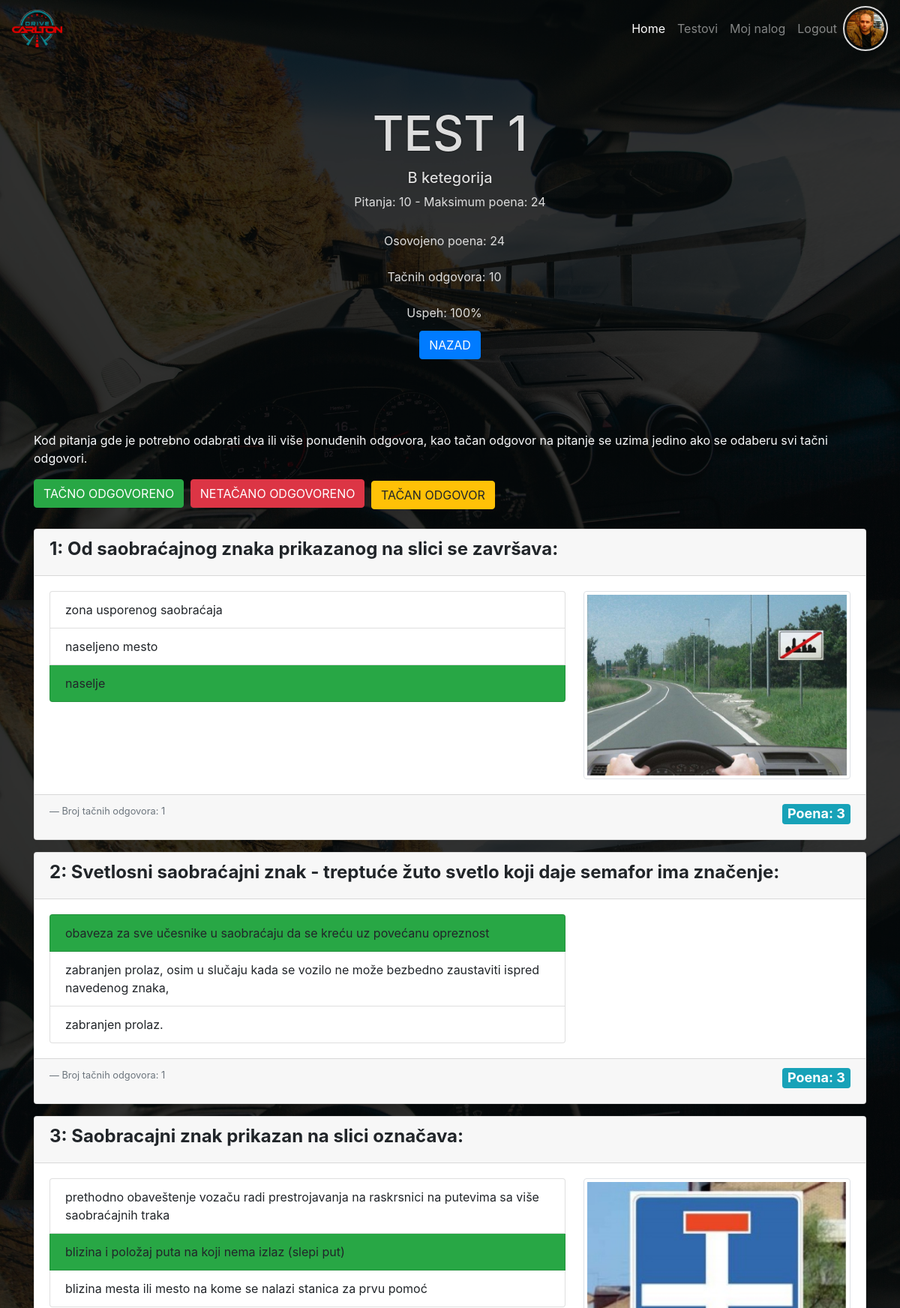
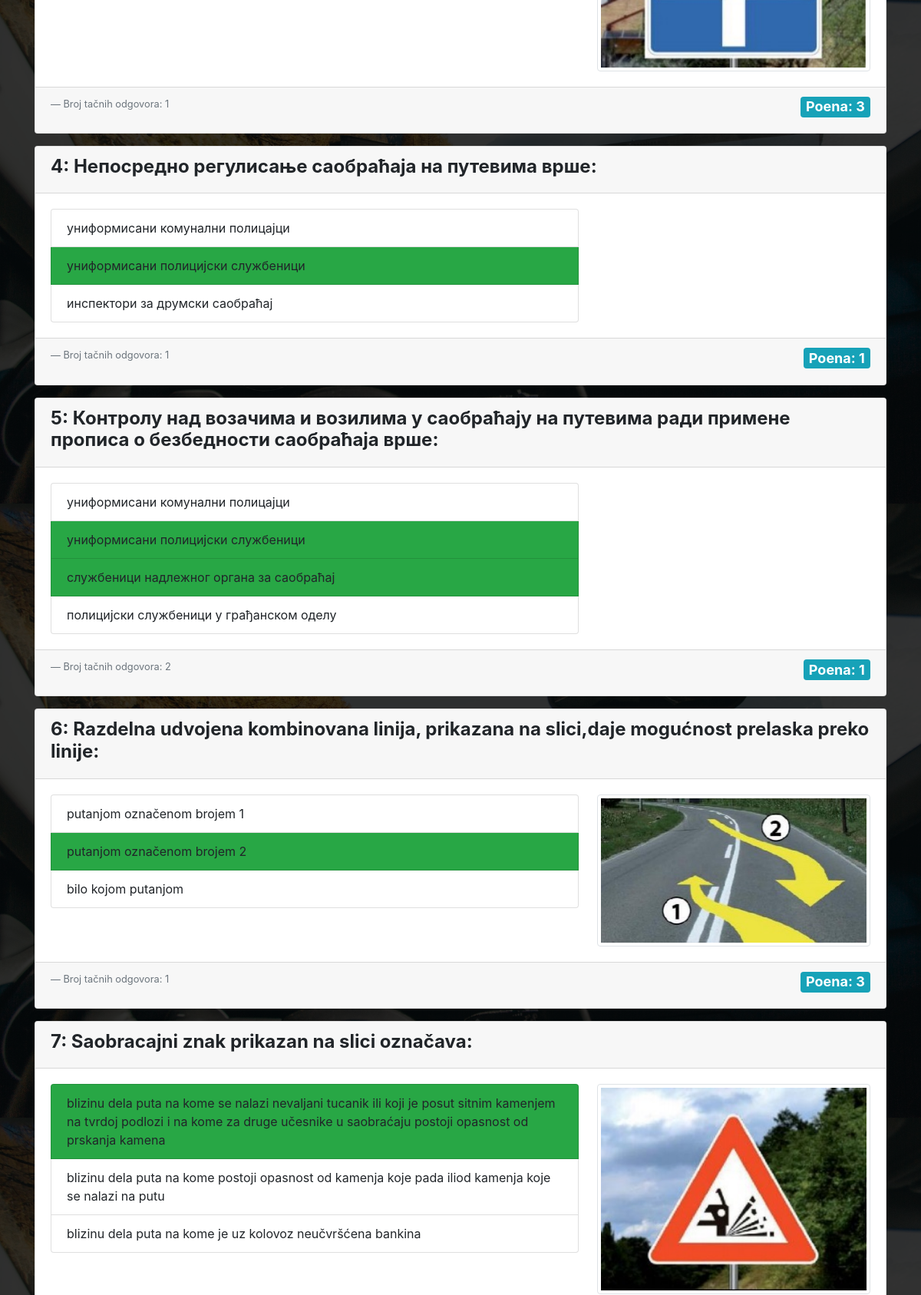
/preview_test.php?id=7 (signed in, upper part), run on the app's committed database (2 pictures, top to bottom).
### tables this page shows
CREATE TABLE `users` (
  `id` int(11) NOT NULL,
  `first_name` varchar(50) NOT NULL,
  `last_name` varchar(50) NOT NULL,
  `date_birth` date NOT NULL,
  `email` varchar(50) NOT NULL,
  `password` varchar(60) NOT NULL,
  `created_at` timestamp NOT NULL DEFAULT CURRENT_TIMESTAMP,
  `last_login` timestamp NOT NULL DEFAULT CURRENT_TIMESTAMP,
  `profil_img` varchar(60) DEFAULT NULL,
  `role_id` int(11) DEFAULT NULL
);

CREATE TABLE `user_test` (
  `id` int(11) NOT NULL,
  `test_id` int(11) NOT NULL,
  `user_id` int(11) NOT NULL,
  `points` int(11) NOT NULL,
  `number_correct` int(11) NOT NULL,
  `percent` int(11) DEFAULT NULL,
  `answer_json` text NOT NULL
);

CREATE TABLE `tests` (
  `id` int(11) NOT NULL,
  `test_name` varchar(150) NOT NULL,
  `category_id` int(11) NOT NULL
);

CREATE TABLE `test_category` (
  `id` int(11) NOT NULL,
  `category_name` varchar(50) NOT NULL,
  `icon` varchar(50) NOT NULL
);

CREATE TABLE `test_question` (
  `test_id` int(11) NOT NULL,
  `question_id` int(11) NOT NULL,
  `points` int(11) NOT NULL
);

CREATE TABLE `question` (
  `id` int(11) NOT NULL,
  `question` text NOT NULL,
  `atach` varchar(50) DEFAULT NULL,
  `answers` int(10) DEFAULT '1',
  `points` int(10) DEFAULT '1'
);

CREATE TABLE `solution` (
  `id` int(11) NOT NULL,
  `question_id` int(11) NOT NULL,
  `solution` varchar(255) NOT NULL,
  `corect` int(11) NOT NULL DEFAULT '0'
);

### preview_test.php (called while the page is built, shortened)
<?php
require_once "core/init.php";
$user_info = $User->selectSingleJoin(
    ["users", "roles"],
    "role_id",
    ["id" => $_SESSION["id"]]
);
if(haveQryUrl()){
    $user_test=$Tests->previewTest(["id" => $_GET["id"]]);
    $test_info = $user_test["info"];
    $questions= $Tests->getTestQuestions(["test_id"=>$test_info["test_id"]]);
    $answers=json_decode($test_info["answer_json"],true);
}
require_once ROOT . "/view/preview_test.view.php";

### core/init.php (called while the page is built, shortened)
<?php
require_once "config.php";
$database = $conn_config["host"];
require_once "classes/Conection.php";
require_once "classes/QueryBuilder.php";
require_once "classes/User.php";
require_once "classes/Tests.php";
$User         = new User($database);
$Tests        = new Tests($database);

### core/classes/User.php (called while the page is built, shortened)
<?php
class User extends QueryBuilder
{
    public function isLoged()
    {
        if (isset($_SESSION["id"])) {
            return false;
        } else {
            return true;
        }
    }
}

### core/classes/QueryBuilder.php (called while the page is built, shortened)
<?php
class QueryBuilder extends Connection
{
    public function selectSingleJoin(array $table, String $join_on, $criteria)
    {
        $key = key($criteria);
        $sql = "SELECT
                {$table[0]}.*, {$table[0]}.id {$table[0]}_id, {$table[1]}.*
                FROM {$table[0]}
                JOIN {$table[1]}
                ON {$table[0]}.{$join_on} = {$table[1]}.id
                WHERE {$table[0]}.{$key} = :{$key}";
        $qry = $this->db->prepare($sql);
        $qry->execute($criteria);
        $result = $qry->fetch(PDO::FETCH_OBJ);
        return $result;
    }
}

### core/classes/Conection.php (called while the page is built, shortened)
<?php
class Connection
{
    public function __construct($database)
    {
        try {
            $this->db = new PDO("mysql:host={$database['host']};dbname={$database['dbname']};charset=UTF8", $database["user"], $database["password"]);
        } catch (PDOException $err) {
            die("Doslo je do greske. Nije moguce konektovati se sa bazom - " . $err->getMessage());
        }
    }
}

### core/classes/Tests.php (called while the page is built, shortened)
<?php
class Tests extends QueryBuilder
{
    public function getTestQuestions($data)
    {
        $sql = "SELECT
                q.id,
                q.question,
                q.atach,
                q.answers,
                q.points,
                tq.test_id
                FROM test_question tq
                JOIN question q
                ON tq.question_id = q.id
                WHERE tq.test_id = :test_id";
        $qry = $this->db->prepare($sql);
        $qry->execute($data);
        $question = $qry->fetchAll(PDO::FETCH_ASSOC);
        $sql = "SELECT
                question_id,
                id,
                solution,
                corect
                FROM solution s
                ";
        $qry = $this->db->prepare($sql);
        $qry->execute();
        $qs       = [];
        $solution = $qry->fetchAll(PDO::FETCH_GROUP | PDO::FETCH_ASSOC);
        foreach ($question as $q) {
            if (isset($solution[$q["id"]])) {
                array_push($qs, ["question" => $q, "solution" => $solution[$q["id"]]]);
            } else {
                array_push($qs, ["question" => $q, "solution" => null]);
            }
        }
        return $qs;
    }
    public function previewTest($data)
    {
        $sql = "SELECT
                ut.*,
                tc.category_name,
                COUNT(tq.test_id) number_questions,
                SUM(tq.points) max_points,
                t.test_name
                FROM user_test ut
                JOIN tests t ON ut.test_id = t.id
                LEFT JOIN test_question tq ON t.id = tq.test_id
                JOIN test_category tc ON tc.id = t.category_id
                WHERE ut.id = :id
                GROUP BY ut.id";
        $qry = $this->db->prepare($sql);
        $qry->execute($data);
        $info = $qry->fetch(PDO::FETCH_ASSOC);
        return ["info" => $info];
    }
}

### view/preview_test.view.php (the view, shortened to what this page needs)
<?php
require ROOT . "/include/top.php";
require ROOT . "/include/main_nav.php";
?>
<header class="jumbotron text-center">
    <h1><?php echo $test_info["test_name"]; ?></h1>
    <h5><?php echo $test_info["category_name"]; ?></h5>
    <p><?php echo "Pitanja: {$test_info["number_questions"]} - Maksimum poena: {$test_info["max_points"]}"; ?></p>
    <ul class="container list-group ">
        <li class="list-group-item bg-transparent border-0">Osovojeno poena: <?php echo $test_info["points"]; ?></li>
        <li class="list-group-item bg-transparent border-0">Tačnih odgovora: <?php echo $test_info["number_correct"]; ?>
        </li>
        <li class="list-group-item bg-transparent border-0">Uspeh: <?php echo $test_info["percent"]; ?>%</li>
    </ul>
    <a class="btn btn-primary" href="user.php">NAZAD</a>
</header>
<section class="container">
    <article>
        <p class="text-light">Kod pitanja gde je potrebno odabrati dva ili više ponuđenih odgovora, kao tačan odgovor na
            pitanje se uzima jedino ako se odaberu svi tačni odgovori.</p>
        <span class="btn btn-success mr-1 mb-1">TAČNO ODGOVORENO</span>
        <span class="btn btn-danger mr-1 mb-1">NETAČANO ODGOVORENO</span>
        <span class="btn btn-warning mr-1">TAČAN ODGOVOR</span>
    </article>
    <article class="mt-4">
        <?php $i=1; foreach($questions as $val): ?>
        <?php $q=$val["question"]; ?>
        <?php $s=$val["solution"]; ?>
        <div class="card mb-3">
            <div class="card-header">
                <div>
                    <h4 class="font-weight-bold"><?php echo "{$i}: {$q["question"]}"; ?></h4>
                </div>
            </div>
            <div class="card-body row no-gutters">
                <div class="option col-md-8">
                    <?php if(isset($s) && count($s)>0): ?>
                    <ul class="list-group mr-md-4">
                        <?php foreach($s as $sol): ?>
                        <li class="list-group-item
                            <?php
                            if(in_array($sol["id"],$answers[$q["id"]]) && $sol["corect"] )
                            {echo "bg-success";}
                            elseif(in_array($sol["id"],$answers[$q["id"]]) && !$sol["corect"]) {echo "bg-danger";}
                            elseif(!in_array($sol["id"],$answers[$q["id"]]) && $sol["corect"]){echo "bg-warning";}
                            ?>
                            ">
                            <?php echo $sol["solution"]; ?>
                        </li>
                        <?php endforeach; ?>
                    </ul>
                    <?php endif; ?>
                </div>
                <?php if($q["atach"]): ?>
                <div class="atach-img col-md-4">
                    <img class="p-1 border rounded" src="<?php echo SRC_URI . $q["atach"] ; ?>" alt="">
                </div>
                <?php endif; ?>
            </div>
            <div class="card-footer d-flex justify-content-between align-items-start">
                <p class="blockquote-footer">Broj tačnih odgovora: <?php echo $q["answers"]; ?></p>
                <div><span class="badge badge-info">Poena: <?php echo $q["points"]; ?></span></div>
            </div>
        </div>
        <?php $i++; endforeach; ?>
    </article>
</section>
<?php
require ROOT . "/include/bottom.php";
?>

### include/main_nav.php (shortened to what this page needs)
<nav class="navbar navbar-expand-lg navbar-dark bg-transparent">
    <a class="navbar-brand" href="<?php echo ROOT_URL; ?>"><img class="img-fluid" src="asset/logo-sm.png" alt=""></a>
    <div class="collapse navbar-collapse" id="navbarNav">
        <ul class="navbar-nav ml-auto">
            <li class="nav-item active">
                <a class="nav-link" href="<?php echo ROOT_URL; ?>">Home</a>
            </li>
            <li class="nav-item">
                <a class="nav-link" href="<?php echo ROOT_URL; ?>/testovi.php">Testovi</a>
            </li>
            <?php if($User->isLoged()): ?>
            <li class="nav-item">
                <a class="nav-link" href="<?php echo ROOT_URL; ?>/login_register.php">Login / Register</a>
            </li>
            <?php else: ?>
            <li class="nav-item">
                <a class="nav-link" href="<?php echo ROOT_URL; ?>/user.php">Moj nalog</a>
            </li>
            <li class="nav-item">
                <a class="nav-link" href="<?php echo ROOT_URL; ?>/logout.php">Logout</a>
            </li>
            <?php endif; ?>
        </ul>
        <?php if(!$User->isLoged()): ?>
        <div class="loged-profil">
            <a href="user.php"><img src="<?php echo SRC_URI . ($user_info->profil_img ?:"../asset/logo-sm.png"); ?>"
                    alt=""></a>
        </div>
        <?php endif; ?>
    </div>
</nav>

### css/style.css (style rules this page uses)
* { margin: 0; padding: 0; box-sizing: border-box; }
body { background: linear-gradient(rgba(0, 0, 0, 0.8), rgba(0, 0, 0, 0.8)), url(../asset/bg.jpg); background-position: center top; background-size: 100% 100vh; background-attachment: fixed; }
.jumbotron { background-color: transparent; color: #ddd; }
h1 { text-transform: uppercase; font-size: 4rem; }
h1, h1 + * { text-shadow: 0 0 2px #000; }
.navbar-brand img, .loged-profil img { height: 50px; }
.atach-img img { height: auto; width: 100%; display: block; object-fit: cover; }
.loged-profil img { border: 2px solid #ddd; padding: 3px; border-radius: 50%; width: 60px; height: 60px; object-fit: cover; }
.badge { font-size: 18px; }

### data on the page
users: profil_img (picture)
user_test: test.test_name "TEST 1", test_category.category_name "B ketegorija", points "24", number_correct "10", percent "100"
test_question: question.question "Od saobraćajnog znaka prikazanog na slici se završava:", question.atach (picture), question.answers "1", question.points "3"
solution: solution "zona usporenog saobraćaja"
solution: solution "naselјeno mesto"
solution: solution "naselјe"
test_question: question.question "Svetlosni saobraćajni znak - treptuće žuto svetlo koji daje semafor ima značenje:", question.answers "1", question.points "3"
solution: solution "obaveza za sve učesnike u saobraćaju da se kreću uz povećanu opreznost"
solution: solution "zabranjen prolaz, osim u slučaju kada se vozilo ne može bezbedno zaustaviti ispred navedenog znaka,"
solution: solution "zabranjen prolaz."
test_question: question.question "Saobracajni znak prikazan na slici označava:", question.atach (picture), question.answers "1", question.points "3"
solution: solution "prethodno obaveštenje vozaču radi prestrojavanja na raskrsnici na putevima sa više saobraćajnih traka"
solution: solution "blizina i položaj puta na koji nema izlaz (slepi put)"
solution: solution "blizina mesta ili mesto na kome se nalazi stanica za prvu pomoć"
test_question: question.question "Непосредно регулисање саобраћаја на путевима врше:", question.answers "1", question.points "1"
solution: solution "униформисани комунални полицајци"
solution: solution "униформисани полицијски службеници"
solution: solution "инспектори за друмски саобраћај"
test_question: question.question "Контролу над возачима и возилима у саобраћају на путевима ради примене прописа о безбедности саобраћаја врше:", question.answers "2", question.points "1"
solution: solution "униформисани комунални полицајци"
solution: solution "униформисани полицијски службеници"
solution: solution "службеници надлежног органа за саобраћај"
solution: solution "полицијски службеници у грађанском оделу"
test_question: question.question "Razdelna udvojena kombinovana linija, prikazana na slici,daje mogućnost prelaska preko linije:", question.atach (picture), question.answers "1", question.points "3"
solution: solution "putanjom označenom brojem 1"
solution: solution "putanjom označenom brojem 2"
solution: solution "bilo kojom putanjom"
test_question: question.question "Saobracajni znak prikazan na slici označava:", solution "blizinu dela puta na kome se nalazi nevaljani tucanik ili koji je posut sitnim kamenjem na tvrdoj podlozi i na kome za druge učesnike u saobraćaju postoji opasnost od prskanja kamena", question.atach (picture)
solution: solution "blizinu dela puta na kome postoji opasnost od kamenja koje pada iliod kamenja koje se nalazi na putu"
solution: solution "blizinu dela puta na kome je uz kolovoz neučvršćena bankina"

### other printed values
$test_info["number_questions"] "10"
$test_info["max_points"] "24"
